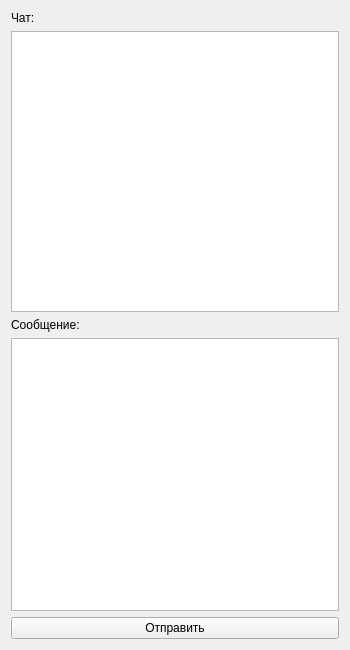
<?xml version="1.0" encoding="UTF-8"?>
<ui version="4.0">
 <class>ChatView</class>
 <widget class="QWidget" name="ChatView">
  <property name="geometry">
   <rect>
    <x>0</x>
    <y>0</y>
    <width>350</width>
    <height>650</height>
   </rect>
  </property>
  <property name="windowTitle">
   <string>ChatView</string>
  </property>
  <layout class="QGridLayout" name="gridLayout">
   <item row="3" column="0">
    <widget class="QTextEdit" name="messageEdit">
     <property name="maximumSize">
      <size>
       <width>16777215</width>
       <height>273</height>
      </size>
     </property>
    </widget>
   </item>
   <item row="4" column="0">
    <widget class="QPushButton" name="sendMessage">
     <property name="text">
      <string>Отправить</string>
     </property>
    </widget>
   </item>
   <item row="1" column="0">
    <widget class="QTextBrowser" name="chatBrowser"/>
   </item>
   <item row="0" column="0">
    <widget class="QLabel" name="chatLabel">
     <property name="text">
      <string>Чат:</string>
     </property>
    </widget>
   </item>
   <item row="2" column="0">
    <widget class="QLabel" name="messageLabel">
     <property name="text">
      <string>Сообщение:</string>
     </property>
    </widget>
   </item>
  </layout>
 </widget>
 <layoutdefault spacing="6" margin="11"/>
 <resources/>
 <connections/>
</ui>
